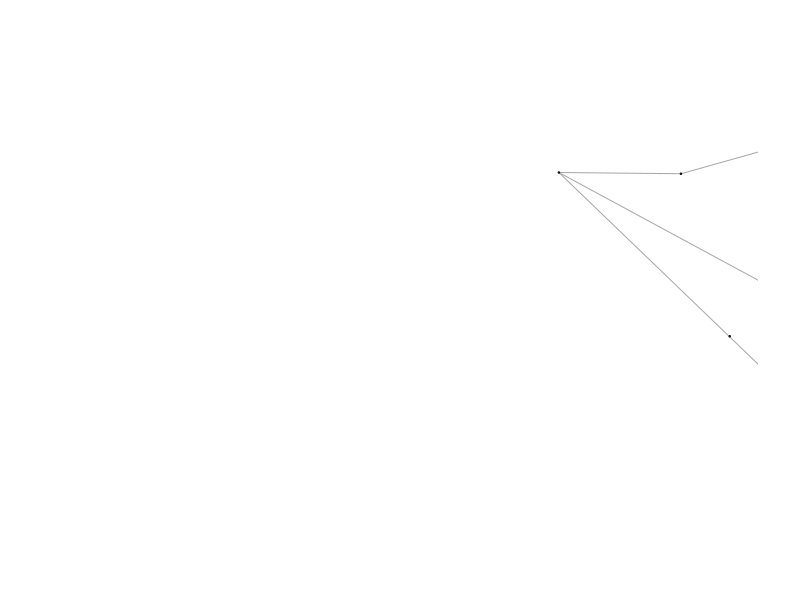
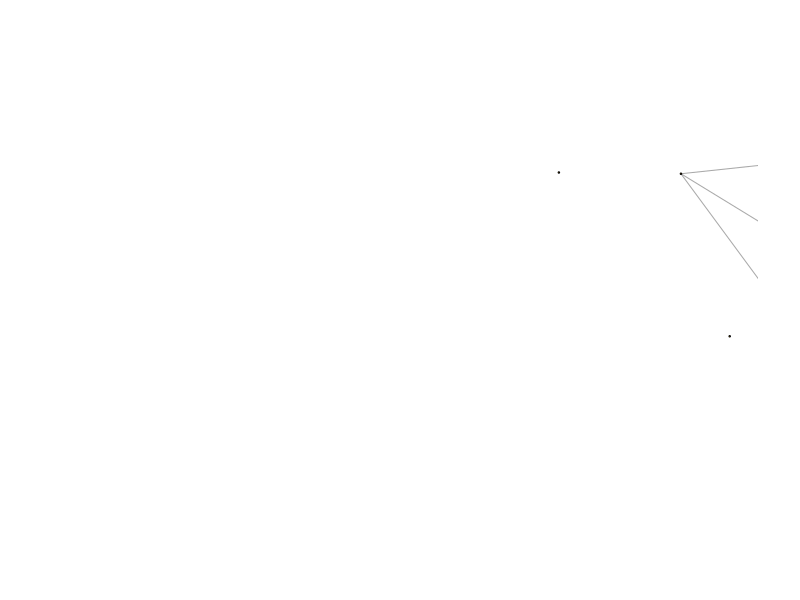
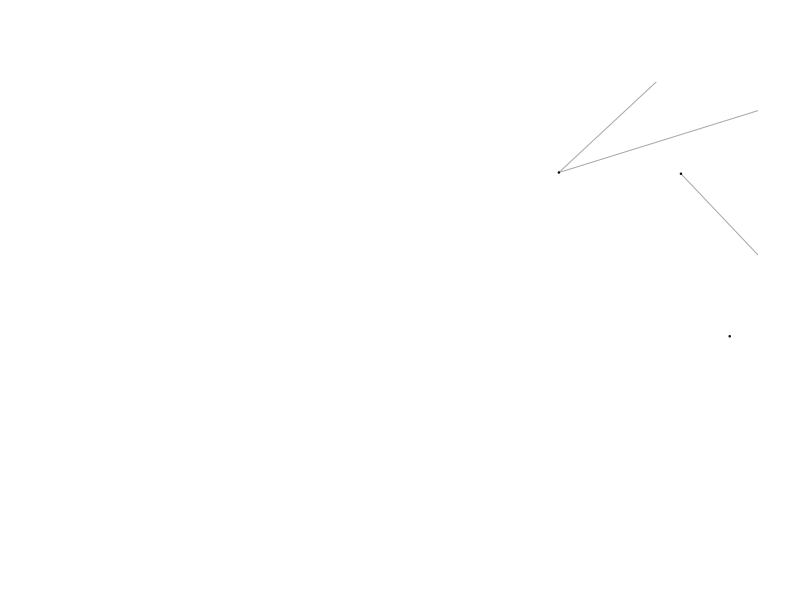
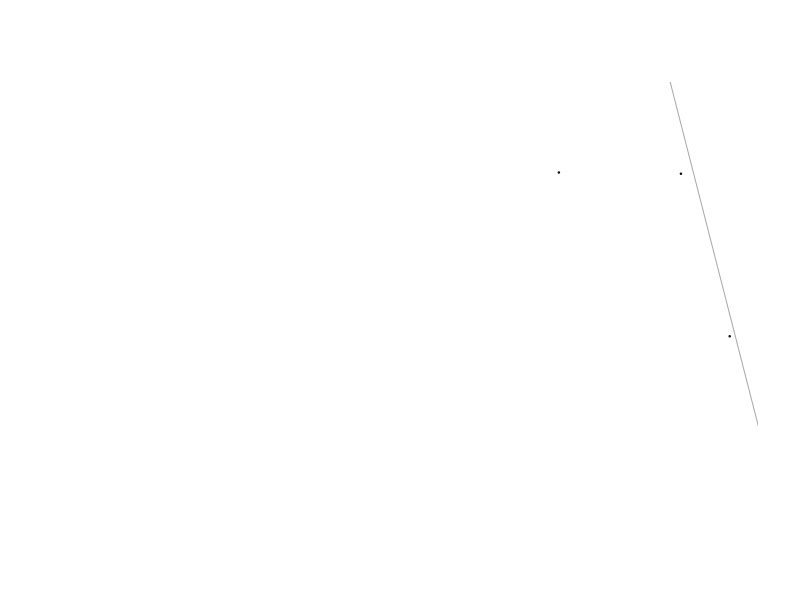
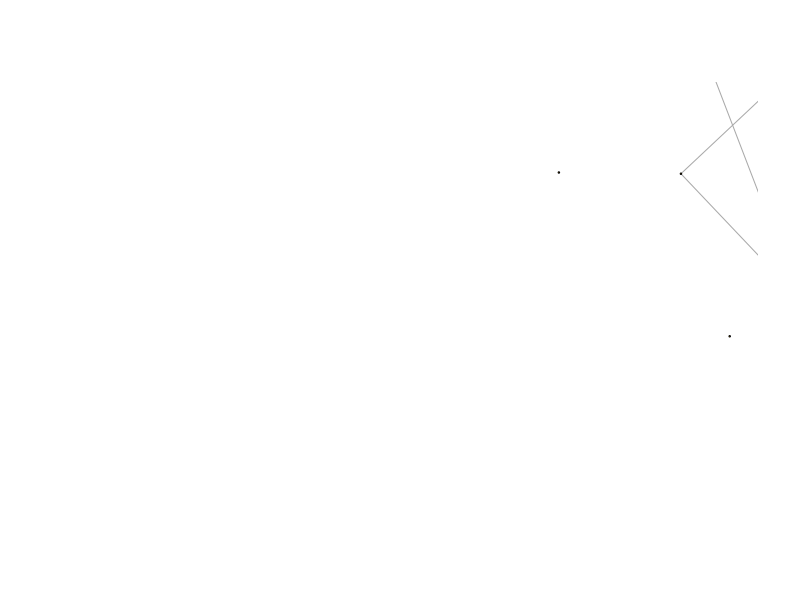
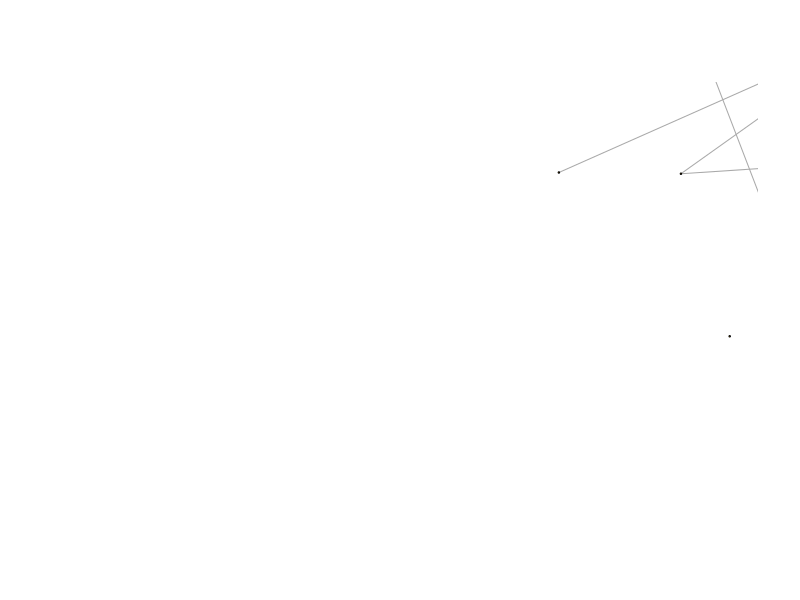
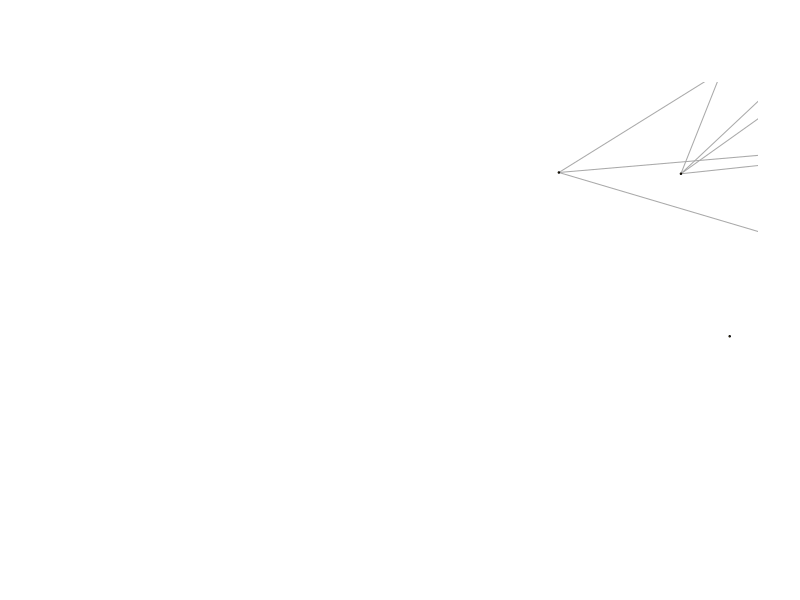
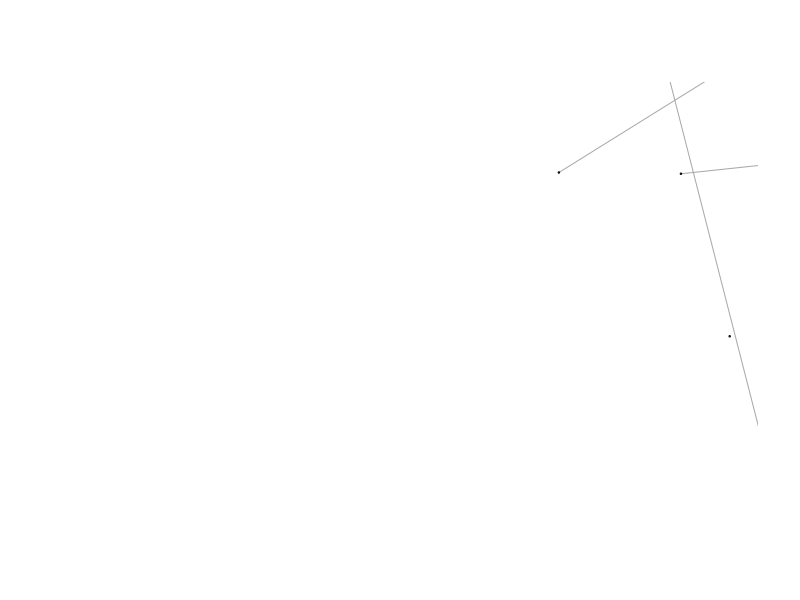

Reproduce these figures in R, in order.
# Parameters

# n = number of individuals
# m = number of individuals who die (mortality)
# r = proportion of dyads removed per day
# c = proportion of dyads created per day
# Removal and connection should depend just on the previous day (maybe later we can allow memory beyond that)

library(igraph)
library(tidyverse)
n <- 30
density <- 0.15
seed <- 3
r <- 0.1
c <- 0.05
days <- 10

set.seed(seed)
initialConnections <- sample(0:1, size = n*n, replace = T, prob = c(1-density, density))

# Create the initial adjacency matrix
am_init <- matrix(data = initialConnections, nrow = n, ncol = n)
init_graph <- graph_from_adjacency_matrix(am_init, weighted = NULL, mode = "undirected", diag = FALSE)

# Name nodes
V(init_graph)$name <- paste0("n", 1:n)

#Get the coordinates of the Nodes
coords <- layout_with_fr(init_graph) %>% 
  bind_cols(tibble(names = names(V(init_graph))))

# Loss and gain of edges --------------------------------------------------
generateAMs <- function(n, density, seed, r, c, days){
  # Set the seed
  set.seed(seed)
  initialConnections <- sample(0:1, size = n*n, replace = T, prob = c(1-density, density))
  
  # Create the initial adjacency matrix
  am_init <- matrix(data = initialConnections, nrow = n, ncol = n)

  # For each day, remove r connections and create c connections
  ams <- vector(mode = "list", length = days) # create a list to store the adjacency matrices
  ams[[1]] <- am_init
  for(i in 2:days){
    mat_prev <- ams[[i-1]]
    mat_new <- mat_prev
    for(col in 1:ncol(mat_prev)){
      for(row in 1:nrow(mat_prev)){
        if(mat_prev[row, col] == 0){
          mat_new[row, col] <- sample(0:1, size = 1, replace = TRUE, prob = c(1-c, c))
        }else{
          mat_new[row, col] <- sample(0:1, size = 1, replace = TRUE, prob = c(1-r, r))
        }
      }
    }
    ams[[i]] <- mat_new # assign new matrix to the corresponding place in the list.
  }
  
  return(ams)
}

ams <- generateAMs(n = 20, density = 0.1, seed = 3, r = 0.1, c = 0.05, days = 10)
graphs <- lapply(ams, graph_from_adjacency_matrix, weighted = NULL, mode = "undirected", diag = FALSE)
lapply(graphs, function(x){
  plot(x, vertex.size = .8, edge.arrow.size=.4, vertex.label = NA, 
       layout = as.matrix(coords[,1:2]), rescale=F)
})
